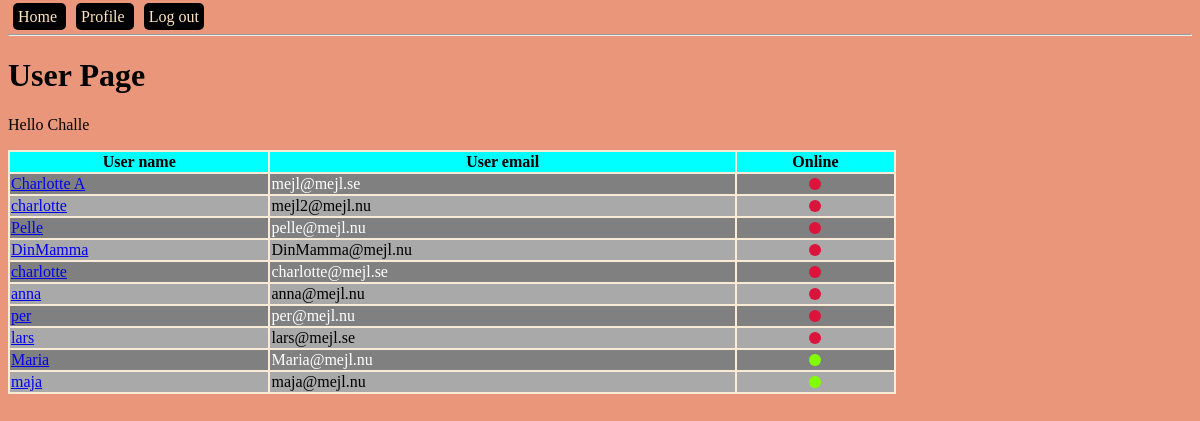
The page /profile (signed in) on the database its author committed.
### models.py (models this page shows, shortened)
class User(db.Model):
    id = db.Column(db.Integer, primary_key=True, autoincrement=True)
    name = db.Column(db.String(150))
    email = db.Column(db.String(150), unique=True) # Vill inte ha två användare med samma epost
    password = db.Column(db.String(100))
    admin = db.Column(db.BOOLEAN, default=False)
    online = db.Column(db.BOOLEAN, default=False)
    sent_messages = db.relationship('Message', backref='sender', lazy=True)
    recv_messages = db.relationship('Message', secondary=message_recv, lazy='subquery',
                                    backref=db.backref('receivers', lazy=True))

### blueprints/user/__init__.py (the view)
@bp_user.get('/profile')
@login_required # Begränsar åtkomst till profilen om man inte är inloggad
def user_get():
    users = get_all_users()
    return render_template("user.html", users=users)

### app.py (called while the page is built)
def create_app():
    app = Flask(__name__)
    app.config['SECRET_KEY'] = '123secret'
    app.config['SQLALCHEMY_TRACK_MODIFICATIONS'] = False
    app.config['SQLALCHEMY_DATABASE_URI'] = 'sqlite:///db.sqlite'
    db.init_app(app)
    login_manager = LoginManager()
    login_manager.init_app(app)
    @login_manager.user_loader
    def load_user(user_id):
        from models import User
        return User.query.filter_by(id=user_id).first()
    from blueprints.open import bp_open
    app.register_blueprint(bp_open)
    from blueprints.user import bp_user
    app.register_blueprint(bp_user)
    return app

### controllers/user_controller.py (called while the page is built)
def get_all_users():
    from models import User
    user = current_user
    return User.query.filter(User.id != user.id).all()

### templates/user.html (shortened to what this page needs)
{% extends "base-template.html" %}
{% block content %}
    <h1 id="main-heading">User Page</h1>
    <p>Hello {{ current_user.name }}</p>
    <table>
    <tr>
        <th>User name</th>
        <th>User email</th>
        <th>Online</th>
    </tr>
        {% for user in users %}
            <tr>
                <td><a href="{{ url_for('bp_user.message_get', user_id=user.id) }}">{{ user.name }}</a></td>
                <td>{{ user.email }}</td>
                <td class="center-content">
                    {% if user.online %}
                        <div class="circle online"></div>
                    {% else %}
                        <div class="circle offline"></div>
                    {% endif %}
                </td>
            </tr>
        {% endfor %}
    </table>
{% endblock %}

### static/css/main.css (style rules this page uses)
body { background-color: darksalmon; }
table { width: 75%; background-color: antiquewhite; }
th { background: aqua; }
tr:nth-child(odd) { background: darkgrey; }
tr:nth-child(even) { background: grey; color: white; }
.circle { margin: 0 auto; width: 12px; height: 12px; border-radius: 50%; }
.online { background: chartreuse; }
.offline { background: crimson; }

### rows shown on the page
User: name "Challe"
User: name "Charlotte A", email "mejl@mejl.se"
User: name "charlotte", email "mejl2@mejl.nu"
User: name "Pelle", email "pelle@mejl.nu"
User: name "DinMamma", email "DinMamma@mejl.nu"
User: name "charlotte", email "charlotte@mejl.se"
User: name "anna", email "anna@mejl.nu"
User: name "per", email "per@mejl.nu"
User: name "lars", email "lars@mejl.se"
User: name "Maria", email "Maria@mejl.nu", online True (drawn)
User: name "maja", email "maja@mejl.nu", online True (drawn)
